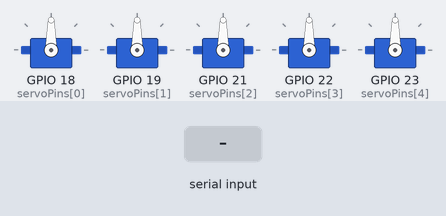
This sketch was run on a simulated ESP32. On the bench: 5 × servo. The test bench sets the inputs (shaded band). What the sketch prints to the serial monitor is not drawn.

Above: at 1.2 s.
1.3 s: "1" received over Serial
At 2.1 s:
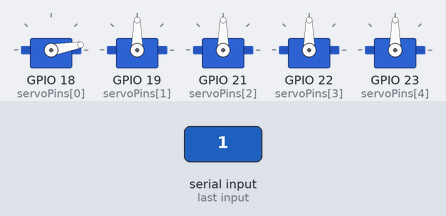
4.3 s: "2" received over Serial
At 5.2 s:
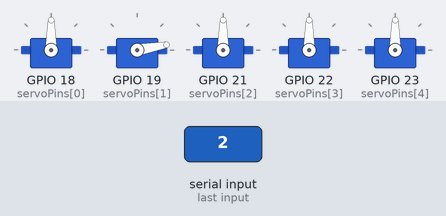
7.0 s: "3" received over Serial
At 7.7 s:
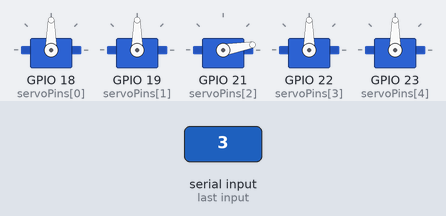
10.0 s: "4" received over Serial
At 11.2 s:
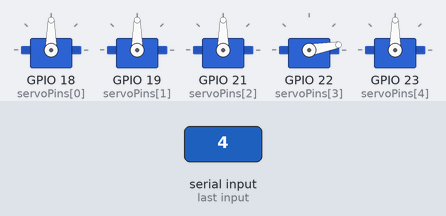
13.0 s: "5" received over Serial
At 13.4 s:
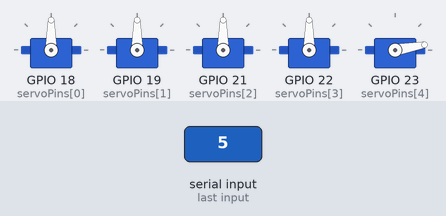
15.7 s: "q" received over Serial
At 16.7 s:
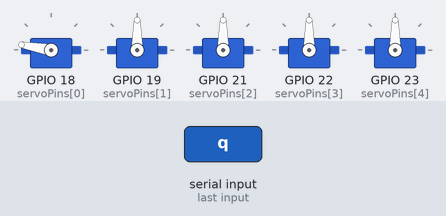
Timing chart, 0 to 18.7 s (numbered marks = the images above; inputs shaded):
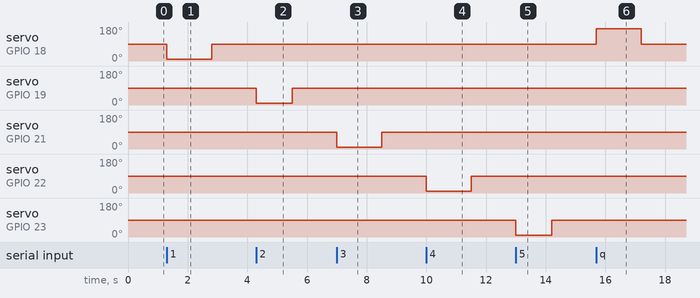

Measured:
- after the input at 1.3 s, servo on GPIO 18 (servoPins[0]): 90° → 10° at once, → 90° 1.5 s later
- after the input at 4.3 s, servo on GPIO 19 (servoPins[1]): 90° → 10° at once, → 90° 1.2 s later
- after the input at 7.0 s, servo on GPIO 21 (servoPins[2]): 90° → 10° at once, → 90° 1.5 s later
- after the input at 10.0 s, servo on GPIO 22 (servoPins[3]): 90° → 10° at once, → 90° 1.5 s later
- after the input at 13.0 s, servo on GPIO 23 (servoPins[4]): 90° → 10° at once, → 90° 1.2 s later
- after the input at 15.7 s, servo on GPIO 18 (servoPins[0]): 90° → 170° at once, → 90° 1.5 s later

The sketch:

sketch_may28b.ino
```cpp
#include <ESP32Servo.h>

/* ----------- USER CONFIG ------------- */
const int NUM_SERVOS = 5;

// Order: [Pinkie, Ring, Middle, Index, Thumb]
const int servoPins[NUM_SERVOS]   = {18, 19, 21, 22, 23};   // GPIOs

// Motion directions for CONTINUOUS-rotation servos
const int CLOCKWISE_SPEED         = 10;     // → CLOSE
const int COUNTERCLOCKWISE_SPEED  = 170;    // → RELEASE
const int STOP                    = 90;     // neutral

// Per-finger runtime (ms)
const int fingerTime[NUM_SERVOS]  = {1500, 1200, 1500, 1500, 1200};

// Extra wait between fingers for O / C group commands (ms)
const int INTER_FINGER_PAUSE_MS   = 100;
/* ------------------------------------- */

Servo servos[NUM_SERVOS];

enum FingerState { RELEASED, CLOSED };
FingerState state[NUM_SERVOS] = {
  RELEASED, RELEASED, RELEASED, RELEASED, RELEASED
};

/* spin servo only if state needs to change */
void spinIfNeeded(int idx, bool dirCW)
{
  if (idx < 0 || idx >= NUM_SERVOS) return;

  FingerState desired = dirCW ? CLOSED : RELEASED;
  if (state[idx] == desired) return;                 // already there

  servos[idx].write(dirCW ? CLOCKWISE_SPEED : COUNTERCLOCKWISE_SPEED);
  delay(fingerTime[idx]);                            // run time
  servos[idx].write(STOP);

  state[idx] = desired;                              // save new state
}

void setup()
{
  Serial.begin(115200);

  for (int i = 0; i < NUM_SERVOS; ++i)
  {
    servos[i].attach(servoPins[i], 500, 2400);
    servos[i].write(STOP);
  }

  Serial.println(F("\nReady! Controls (Pinkie → Thumb):"));
  Serial.println(F("  1-5 = CLOSE   individual finger (CW)"));
  Serial.println(F("  Q-T = RELEASE individual finger (CCW)"));
  Serial.println(F("  O   = Sequential RELEASE all"));
  Serial.println(F("  C   = Sequential CLOSE   all"));
}

void loop()
{
  if (!Serial.available()) return;
  char c = Serial.read();

  /* -------- Individual finger commands -------- */
  switch (c)
  {
    case '1': spinIfNeeded(0, true);  break;  // Pinkie  → close
    case '2': spinIfNeeded(1, true);  break;  // Ring    → close
    case '3': spinIfNeeded(2, true);  break;  // Middle  → close
    case '4': spinIfNeeded(3, true);  break;  // Index   → close
    case '5': spinIfNeeded(4, true);  break;  // Thumb   → close

    case 'q': case 'Q': spinIfNeeded(0, false); break;  // Pinkie  → release
    case 'w': case 'W': spinIfNeeded(1, false); break;  // Ring    → release
    case 'e': case 'E': spinIfNeeded(2, false); break;  // Middle  → release
    case 'r': case 'R': spinIfNeeded(3, false); break;  // Index   → release
    case 't': case 'T': spinIfNeeded(4, false); break;  // Thumb   → release

    /* -------- Group RELEASE: O/o -------- */
    case 'O': case 'o':
      Serial.println(F("↗️  Releasing all fingers sequentially…"));
      for (int i = 0; i < NUM_SERVOS; ++i) {
        spinIfNeeded(i, false);                       // CCW
        delay(INTER_FINGER_PAUSE_MS);                 // safety gap
      }
      Serial.println(F("🛑 All fingers released."));
      break;

    /* -------- Group CLOSE: C/c -------- */
    case 'C': case 'c':
      Serial.println(F("↘️  Closing all fingers sequentially…"));
      for (int i = 0; i < NUM_SERVOS; ++i) {
        spinIfNeeded(i, true);                        // CW
        delay(INTER_FINGER_PAUSE_MS);                 // safety gap
      }
      Serial.println(F("🛑 All fingers closed."));
      break;
  }
}
```
